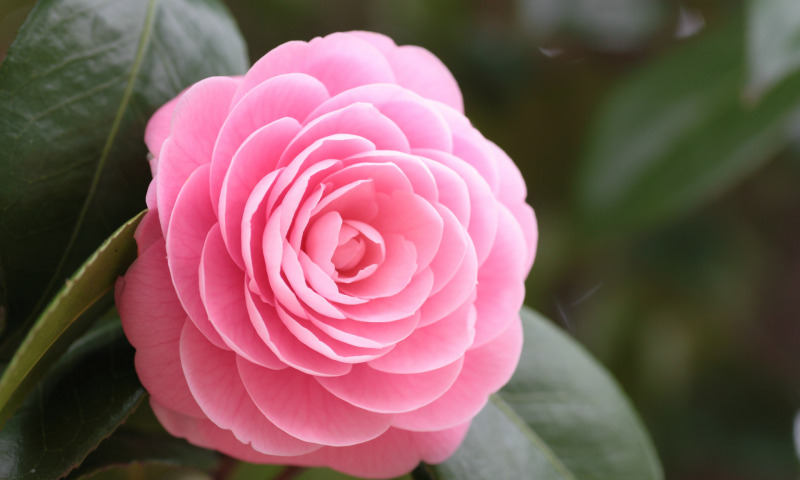
#> input picture flower.jpg, 800 x 480 px
$ python filter_with_filename.py
#> lines starting #> are read from the running program, lines starting #| are printed output that depends on the picture
from PIL import Image
import numpy as np

def mosaic_to_gray(array_img: np.array, mosiac_size, step_grad):
#> called with mosiac_size = 10, step_grad = 5
    width = len(array_img)
#> width = 480
    height = len(array_img[1])
#> height = 800
    for x in range(0,width,mosiac_size):
        for y in range(0,height, mosiac_size):
            pixel_mosaic = array_img[x:x+mosiac_size,y:y+mosiac_size]
            medium_color_mosaic = (np.sum(pixel_mosaic) / 3) // (mosiac_size * mosiac_size)
            for i in range(x, x + mosiac_size):
                for j in range(y, y + mosiac_size):
                    array_img[i][j].fill((medium_color_mosaic // (step_grad*10))*(step_grad*10))
    return array_img

Image.fromarray(mosaic_to_gray(np.array(Image.open("flower.jpg")), 10, 255 // 50)).save("res.jpg")
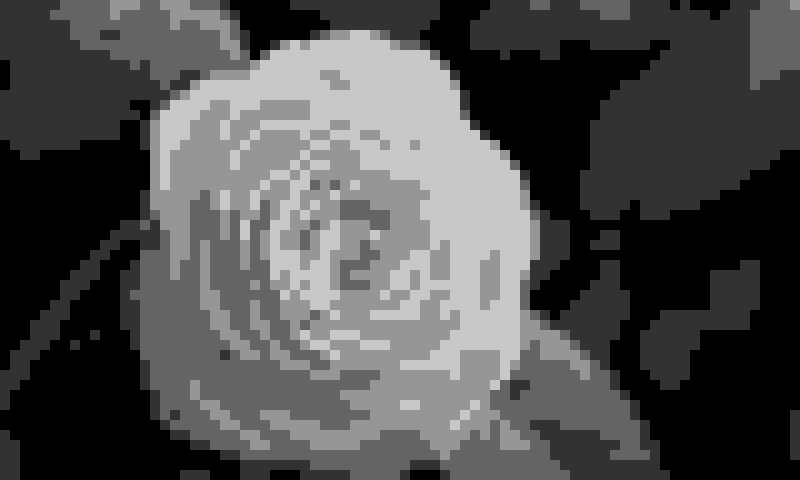
#> saved as res.jpg: PIL image 800x480 RGB; min 0, max 200, mean 78.7
